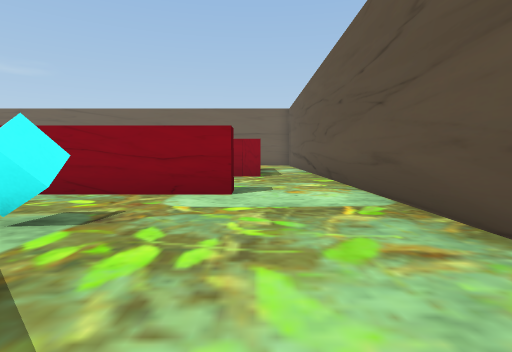
View 1 (above)

21 first-person views from a walk through a 3-D level made in the Unity game engine. The camera is 0.58 m above the floor, tilts 4° down and sees 80° across. The floor is counted in squares, 1 m on a side. Each view is taken from the middle of a square. On the plan, view 1 faces up. The plan holds only what a view shows up to about 9 squares ahead; the rest is blank. The player character is not drawn.

View 2
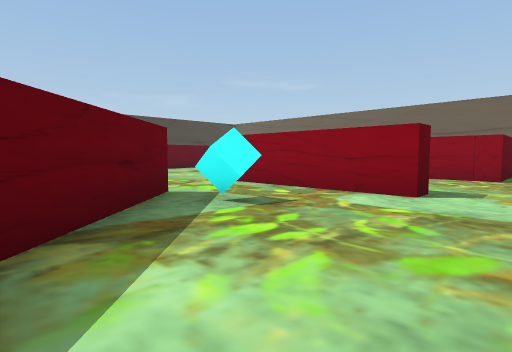

View 3
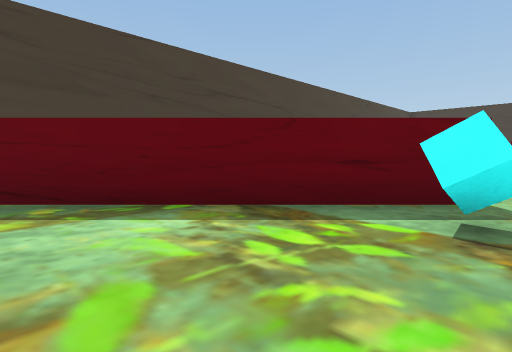

View 4
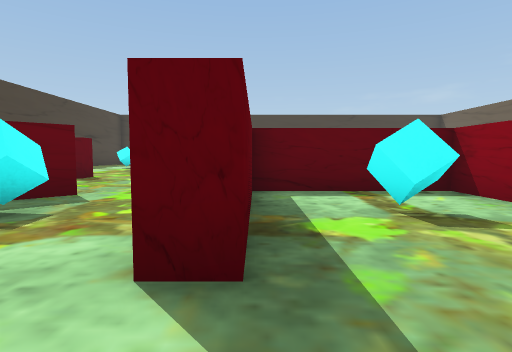

View 5
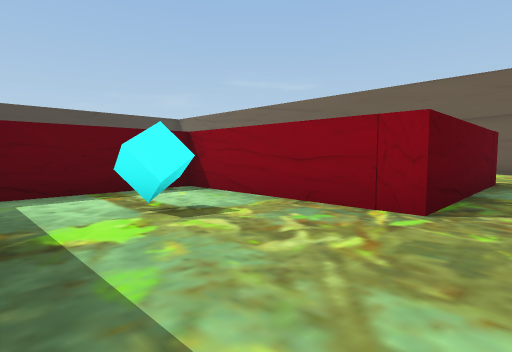

View 6
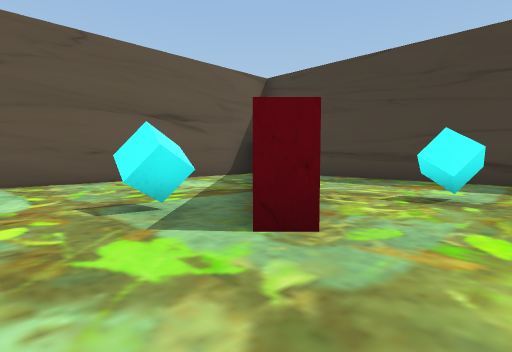

View 7
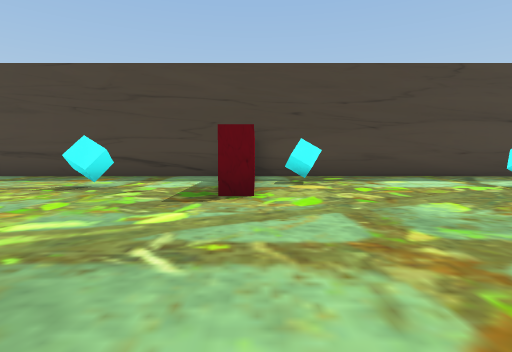

View 8
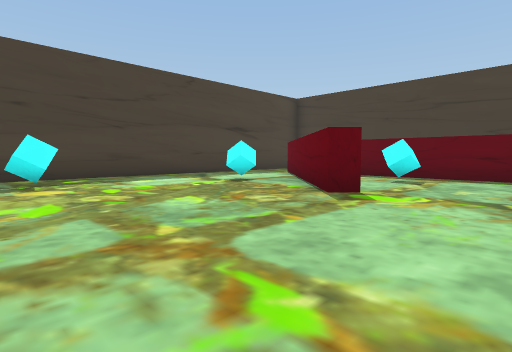

View 9
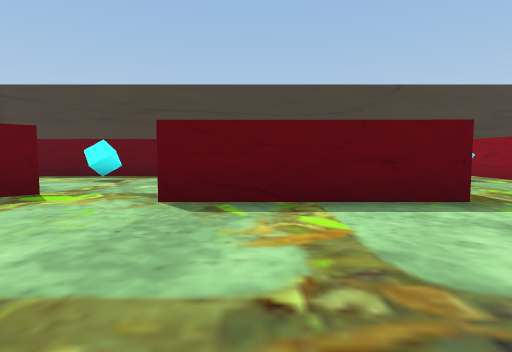

View 10
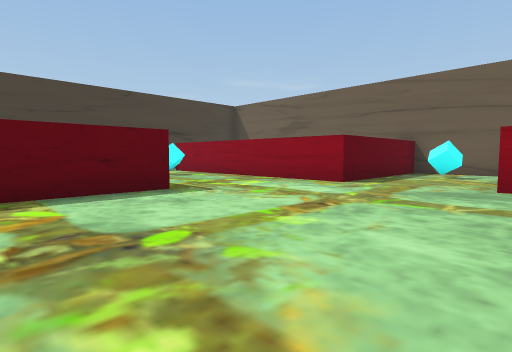

View 11
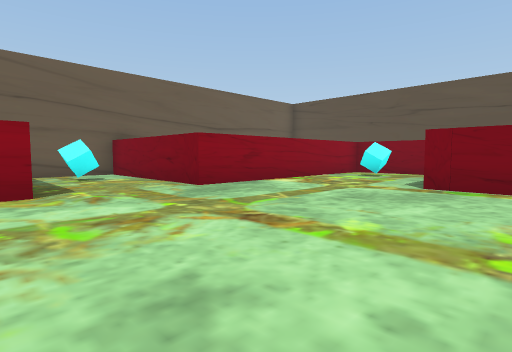

View 12
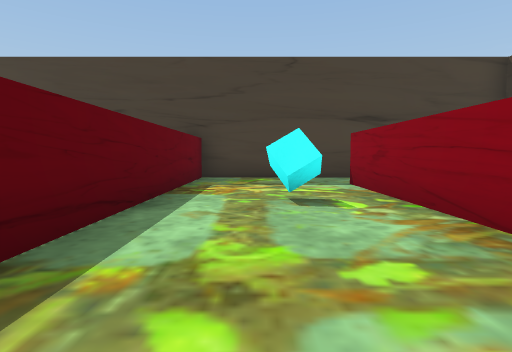

View 13
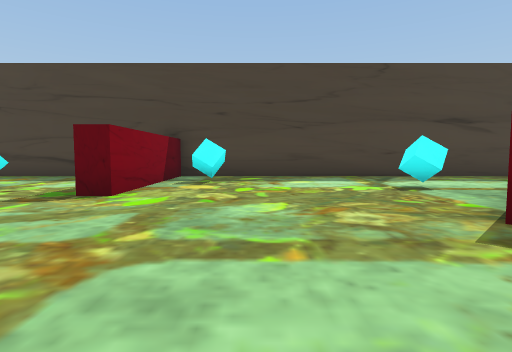

View 14
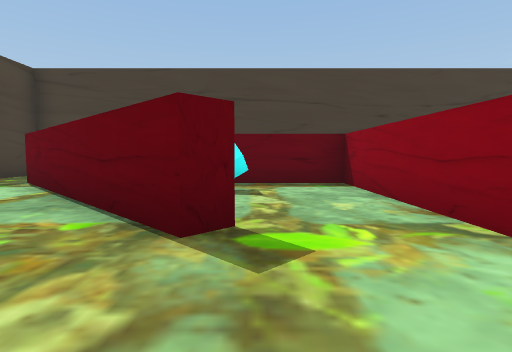

View 15
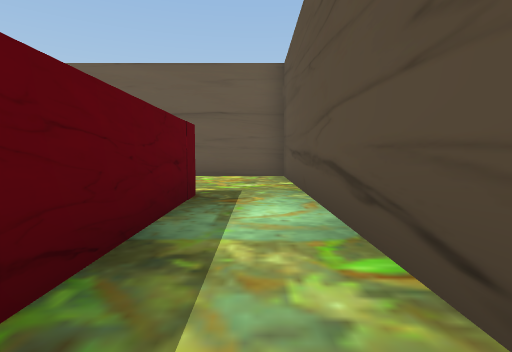

View 16
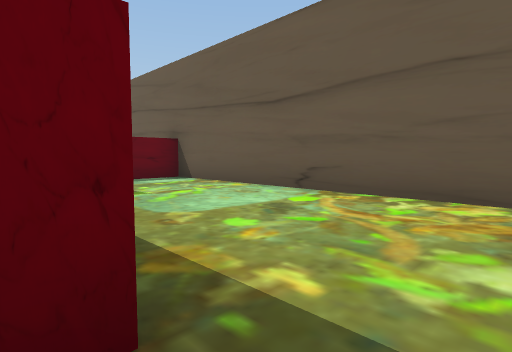

View 17
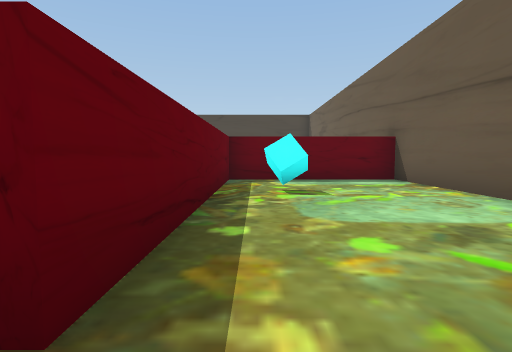

View 18
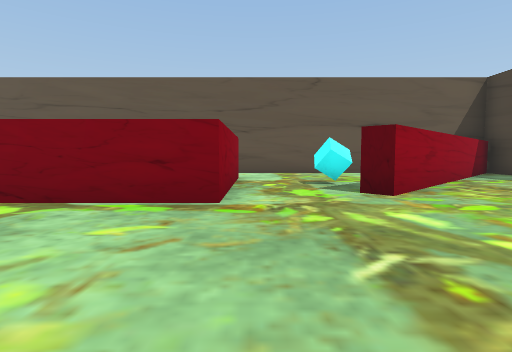

View 19
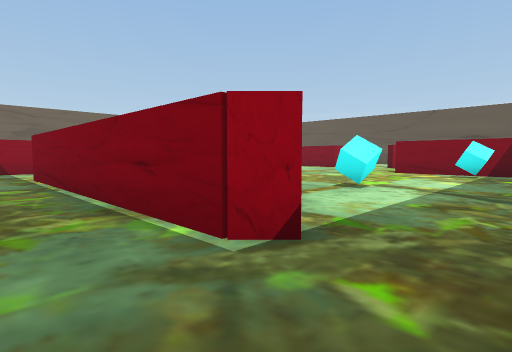

View 20
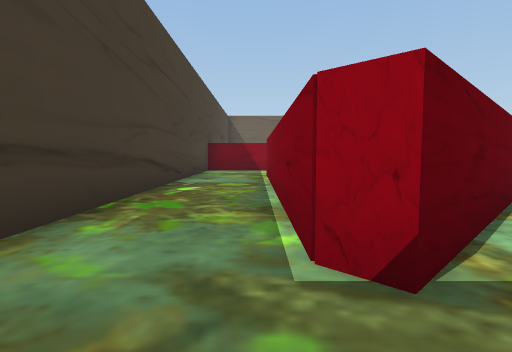

View 21
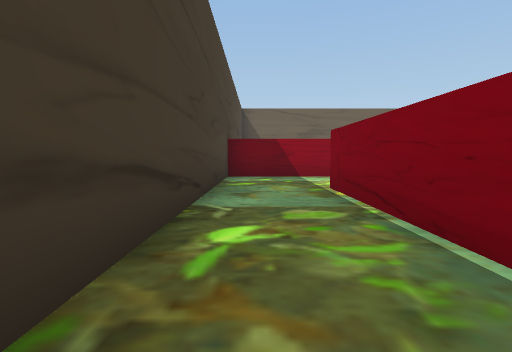

### Floor plan
Points are (right, up) in squares from view 1. A wall is a line through its corners. A room is listed if a view was taken in it or the views show most of it. See-through windows are left out.
Room 1 (views 1, 2, 3)
walls: (-0.4, 4.4) (-1.4, 4.4); (-3.4, 2.4) (0.7, -1.6); (1.8, -2.1) (1.8, 4.6)
ways out: opening at (0.5, 5) to room 2; opening at (-2.5, 3.5) to room 3
objects: cyan cube (-2, 3)
Room 2 (views 4, 5)
walls: (0.1, 8.1) (-3.9, 8.1) (-3.9, 4.9) (-0.4, 4.9) (-0.4, 4.4); (1.8, 4.6) (1.8, 7.6)
ways out: opening at (0.5, 5) to room 1; opening at (1, 8) to room 4
objects: cyan cube (-2, 7)
Room 3 (views 6, 7, 8, 9, 10, 11, 12, 13, 14, 18, 19, 20, 21)
walls: (-11.5, 2.9) (-11.1, 2.5) (-15.3, -1.8) (-15.7, -1.4) (-15.7, 5.4); (-10.7, 8.6) (-10.7, 4.8); (-15, 8.1) (-17.7, 8.1) (-17.7, -1); (-1.4, 4.4) (-4.4, 4.4) (-4.4, 8.8); (-6, -3.2) (1.1, -3.2); (-2, 11.9) (-6.6, 11.9) (-6.6, 16.3) (-8.6, 16.3); (-0.4, 9.8) (-0.4, 10.2); (-9.2, 15.6) (-9.2, 11.9) (-16.1, 11.9); (-17.7, 11.5) (-17.7, 8.6) (-11.5, 8.6); (-17.4, -3.2) (-7, -3.2) (-7, 0.7) (-6.4, 0.7); (1, -2.7) (-3.7, 2.1) (-3.4, 2.4)
ways out: opening at (-2.5, 3.5) to room 1; opening at (-11, 4) to room 5; opening at (-17, 12)
objects: cyan cube (-14, 11); cyan cube (-12, 0); cyan cube (-8, -1); cyan cube (-8, 15); cyan cube (-4, 0); cyan cube (-2, 11)
Room 4 (views 15, 16, 17)
walls: (1.8, 7.6) (1.8, 16.3) (-6.1, 16.3) (-6.1, 12.4) (0.1, 12.4) (0.1, 8.1)
ways out: opening at (1, 8) to room 2
objects: cyan cube (-4, 14)
Room 5 (no view inside)
walls: (-11, 4.8) (-15.2, 4.8) (-15.2, 0.1)
ways out: opening at (-11, 4) to room 3
objects: cyan cube (-14, 3)

Where each view was taken, in squares from view 1:
view 1: 0 up, 0 right, facing up
view 2: 0 up, 1 right, facing up-left
view 3: 3 up, 1 right, facing down-left
view 4: 5 up, 1 right, facing left
view 5: 5 up, 1 right, facing up-left
view 6: 4 up, 5 left, facing down-right
view 7: 5 up, 7 left, facing down
view 8: 5 up, 7 left, facing down-left
view 9: 6 up, 7 left, facing left
view 10: 6 up, 6 left, facing up-left
view 11: 7 up, 10 left, facing up-right
view 12: 10 up, 10 left, facing left
view 13: 5 up, 9 left, facing down
view 14: 3 up, 9 left, facing left
view 15: 8 up, 1 right, facing up
view 16: 12 up, 1 right, facing up-left
view 17: 13 up, 1 right, facing left
view 18: 4 up, 8 left, facing right
view 19: 3 down, 17 left, facing up-right
view 20: 3 down, 16 left, facing up
view 21: 0 up, 17 left, facing up
